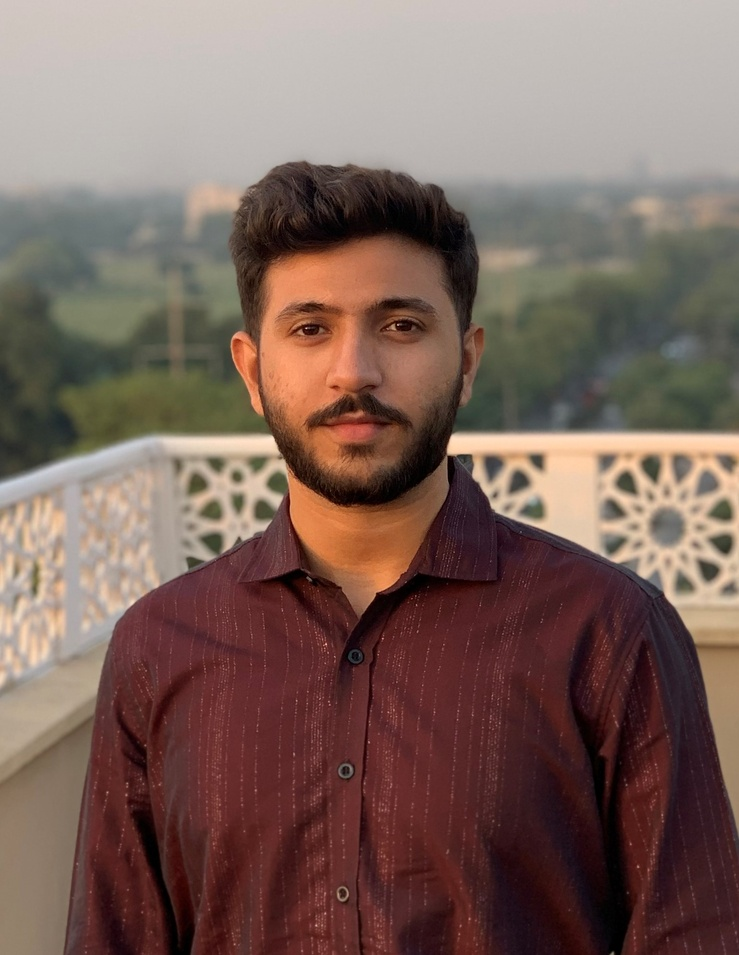
#> input picture IMG_3758.jpg, 739 x 955 px, shrunk from 1541 x 1992 before the run
$ python main.py
#> lines starting #> are read from the running program, lines starting #| are printed output that depends on the picture
import cv2
from sklearn.cluster import KMeans
import matplotlib.pyplot as plt


def maincode():
    image_path='IMG_3758.jpg'
    img = cv2.imread(image_path)
#> img is the input picture: shape (955, 739, 3); mean B, G, R 91.7, 99.9, 123.6
    shape = img.shape
#> shape = (955, 739, 3)
    color = (255,0,255)

    k=8
    plt.imshow(cv2.cvtColor(img, cv2.COLOR_BGR2RGB))
    plt.axis("off")
    img = cv2.cvtColor(img, cv2.COLOR_BGR2RGB)
    img = img.reshape((img.shape[0] * img.shape[1], 3))
    kmeans = KMeans(n_clusters=k)
    kmeans.fit(img)
    COLORS = kmeans.cluster_centers_
    COLORS = COLORS.astype(int)
    plt.figure(figsize=(25, 2))
    for domColor in range(k):
        plt.axis("off")
        plt.subplot(1, k, domColor + 1)
        plt.imshow([[COLORS[domColor]]])

    plt.axis("off")
    plt.show()
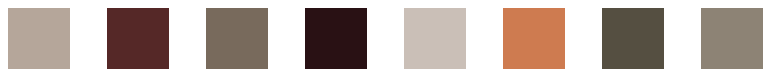
#> figure drawn by matplotlib, 8 panels
    cv2.waitKey(0)


if __name__ == '__main__':
    maincode()
